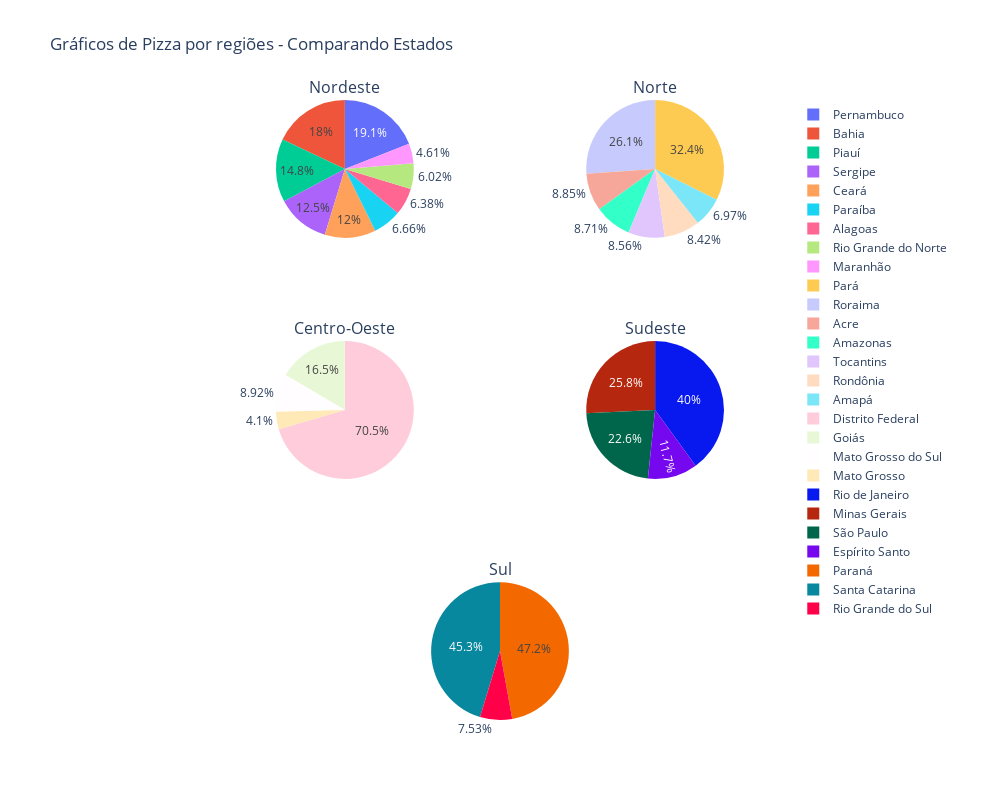

Notebook code for this chart:
### Markdown cell above
### Gráfico 7.1

### Code cell
# Criar a figura com subplots, usando colspan para centralizar o gráfico da última linha
fig = make_subplots(rows=3, cols=2, specs=[[{'type':'domain'}, {'type':'domain'}],
                                           [{'type':'domain'}, {'type':'domain'}],
                                           [{'type':'domain', 'colspan': 2}, None]],
                    subplot_titles=("Nordeste", "Norte", "Centro-Oeste", "Sudeste", "Sul"))

# Gráfico 1 - Nordeste
dados_x_nordeste = ['Bahia', 'Piauí', 'Maranhão', 'Ceará', 'Sergipe', 'Alagoas', 'Pernambuco', 'Paraíba', 'Rio Grande do Norte']
dados_y_nordeste = [tabela_bahia_count, tabela_piaui_count, tabela_maranhao_count, tabela_ceara_count, tabela_sergipe_count, tabela_alagoas_count, tabela_pernambuco_count, tabela_paraiba_count, tabela_rn_count]
fig.add_trace(go.Pie(labels=dados_x_nordeste, values=dados_y_nordeste), row=1, col=1)

# Gráfico 2 - Norte
dados_x_norte = ['Amazonas', 'Pará', 'Tocantins', 'Amapá', 'Roraima', 'Rondônia', 'Acre']
dados_y_norte = [tabela_amazonas_count, tabela_para_count, tabela_tocantins_count, tabela_amapa_count, tabela_roraima_count, tabela_rondonia_count, tabela_acre_count]
fig.add_trace(go.Pie(labels=dados_x_norte, values=dados_y_norte), row=1, col=2)

# Gráfico 3 - Centro-Oeste
dados_x_centro_oeste = ['Mato Grosso', 'Mato Grosso do Sul', 'Goiás', 'Distrito Federal']
dados_y_centro_oeste = [tabela_mt_count, tabela_ms_count, tabela_goias_count, tabela_df_count]
fig.add_trace(go.Pie(labels=dados_x_centro_oeste, values=dados_y_centro_oeste), row=2, col=1)

# Gráfico 4 - Sudeste
dados_x_sudeste = ['São Paulo', 'Minas Gerais', 'Rio de Janeiro', 'Espírito Santo']
dados_y_sudeste = [tabela_sp_count, tabela_mg_count, tabela_rj_count, tabela_es_count]
fig.add_trace(go.Pie(labels=dados_x_sudeste, values=dados_y_sudeste), row=2, col=2)

# Gráfico 5 - Sul (no centro da última linha com colspan 2)
dados_x_sul = ['Rio Grande do Sul', 'Paraná', 'Santa Catarina']
dados_y_sul = [tabela_rs_count, tabela_parana_count, tabela_sc_count]
fig.add_trace(go.Pie(labels=dados_x_sul, values=dados_y_sul), row=3, col=1)

# Atualizar o layout
fig.update_layout(height=800, width=1000, title_text="Gráficos de Pizza por regiões - Comparando Estados")

# Exibir o gráfico
fig.show()

### Figure 1 — Plotly figure (JSON) as saved in the notebook; plotly's stock layout.template omitted (floating-point values rounded to 4 significant figures)
{"data": [{"domain": {"x": [0, 0.45], "y": [0.7778, 1]}, "labels": ["Bahia", "Piauí", "Maranhão", "Ceará", "Sergipe", "Alagoas", "Pernambuco", "Paraíba", "Rio Grande do Norte"], "type": "pie", "values": [254, 209, 65, 169, 176, 90, 269, 94, 85]}, {"domain": {"x": [0.55, 1], "y": [0.7778, 1]}, "labels": ["Amazonas", "Pará", "Tocantins", "Amapá", "Roraima", "Rondônia", "Acre"], "type": "pie", "values": [60, 223, 59, 48, 180, 58, 61]}, {"domain": {"x": [0, 0.45], "y": [0.3889, 0.6111]}, "labels": ["Mato Grosso", "Mato Grosso do Sul", "Goiás", "Distrito Federal"], "type": "pie", "values": [67, 146, 270, 1153]}, {"domain": {"x": [0.55, 1], "y": [0.3889, 0.6111]}, "labels": ["São Paulo", "Minas Gerais", "Rio de Janeiro", "Espírito Santo"], "type": "pie", "values": [332, 379, 588, 172]}, {"domain": {"x": [0, 1], "y": [0, 0.2222]}, "labels": ["Rio Grande do Sul", "Paraná", "Santa Catarina"], "type": "pie", "values": [45, 282, 271]}], "layout": {"annotations": [{"font": {"size": 16}, "showarrow": false, "text": "Nordeste", "x": 0.225, "xanchor": "center", "xref": "paper", "y": 1, "yanchor": "bottom", "yref": "paper"}, {"font": {"size": 16}, "showarrow": false, "text": "Norte", "x": 0.775, "xanchor": "center", "xref": "paper", "y": 1, "yanchor": "bottom", "yref": "paper"}, {"font": {"size": 16}, "showarrow": false, "text": "Centro-Oeste", "x": 0.225, "xanchor": "center", "xref": "paper", "y": 0.6111, "yanchor": "bottom", "yref": "paper"}, {"font": {"size": 16}, "showarrow": false, "text": "Sudeste", "x": 0.775, "xanchor": "center", "xref": "paper", "y": 0.6111, "yanchor": "bottom", "yref": "paper"}, {"font": {"size": 16}, "showarrow": false, "text": "Sul", "x": 0.5, "xanchor": "center", "xref": "paper", "y": 0.2222, "yanchor": "bottom", "yref": "paper"}], "height": 800, "title": {"text": "Gráficos de Pizza por regiões - Comparando Estados"}, "width": 1000}}
